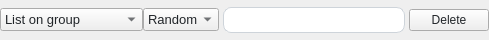
<?xml version="1.0" encoding="UTF-8"?>
<ui version="4.0">
 <class>action_payload_container</class>
 <widget class="QWidget" name="action_payload_container">
  <property name="geometry">
   <rect>
    <x>0</x>
    <y>0</y>
    <width>489</width>
    <height>40</height>
   </rect>
  </property>
  <property name="windowTitle">
   <string>Form</string>
  </property>
  <property name="styleSheet">
   <string notr="true">#Dialog_User{
  font-family: &quot;Courier New&quot;;
  background-color: #FFFFFF;
}
QPushButton{
  font-family: &quot;Courier New&quot;;
}
QCheckBox {
  font-family: &quot;Courier New&quot;;
}
QGroupBox {
  font-family: &quot;Courier New&quot;;
  font-size: 13px;
  background-color: rgba(248, 249, 250, 1);
}
QLineEdit {
  padding: 4px 0;
  border: 1px solid #ced4da;
  border-radius: 8px;
  margin-left: 8px;
  padding-left: 4px;
  background-color: #FFFFFF;
  color:#212529;
}
QPlainTextEdit {
	background-color: #FFFFFF;
  color:#212529;
}
QLabel {
  font-family: &quot;Courier New&quot;;
  font-size: 13px;
  color: rgb(90, 93, 97);
}
QRadioButton {
  font-family: &quot;Courier New&quot;;
  font-size: 13px;
  color: #212529;
}
QComboBox {
  font-family: &quot;Courier New&quot;;
  font-size: 13px;
  color: #212529;
}
QPushButton {
  color: #212529;
}

QCheckBox{
  color: #212529;
}</string>
  </property>
  <layout class="QHBoxLayout" name="horizontalLayout_2">
   <property name="spacing">
    <number>0</number>
   </property>
   <property name="leftMargin">
    <number>0</number>
   </property>
   <property name="topMargin">
    <number>0</number>
   </property>
   <property name="rightMargin">
    <number>0</number>
   </property>
   <property name="bottomMargin">
    <number>0</number>
   </property>
   <item>
    <layout class="QHBoxLayout" name="horizontalLayout">
     <property name="spacing">
      <number>0</number>
     </property>
     <item>
      <widget class="QComboBox" name="action_name">
       <item>
        <property name="text">
         <string>List on group</string>
        </property>
       </item>
       <item>
        <property name="text">
         <string>List on marketplace</string>
        </property>
       </item>
       <item>
        <property name="text">
         <string>Interaction</string>
        </property>
       </item>
      </widget>
     </item>
     <item>
      <widget class="QComboBox" name="action_payload">
       <item>
        <property name="text">
         <string>Random</string>
        </property>
       </item>
       <item>
        <property name="text">
         <string>PID</string>
        </property>
       </item>
      </widget>
     </item>
     <item>
      <widget class="QLineEdit" name="pid_input">
       <property name="minimumSize">
        <size>
         <width>120</width>
         <height>0</height>
        </size>
       </property>
       <property name="styleSheet">
        <string notr="true">margin: 0 4px;</string>
       </property>
      </widget>
     </item>
     <item>
      <widget class="QPushButton" name="action_delete_btn">
       <property name="styleSheet">
        <string notr="true"/>
       </property>
       <property name="text">
        <string>Delete</string>
       </property>
      </widget>
     </item>
    </layout>
   </item>
  </layout>
 </widget>
 <resources/>
 <connections/>
</ui>
